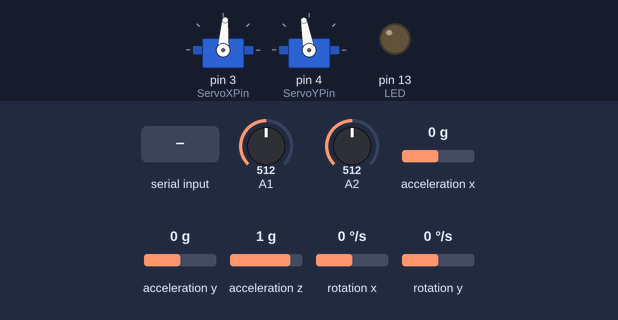
Bench run of a sketch on a simulated Arduino Uno, built with avr-gcc and run on an emulated ATmega328P. Parts: 2 × servo, output pins drawn as LEDs (lit = HIGH). Wiring (inferred from the names in the program): MPU-6050 motion sensor at I2C address 0x68. The test bench sets the inputs (shaded band); at power-on: A1 = 512, A2 = 512, acceleration x 0 g, acceleration y 0 g, acceleration z 1 g, rotation x 0 °/s, rotation y 0 °/s. What the sketch prints to the serial monitor is not drawn.

Above: at 0.1 s.
At 1.3 s:
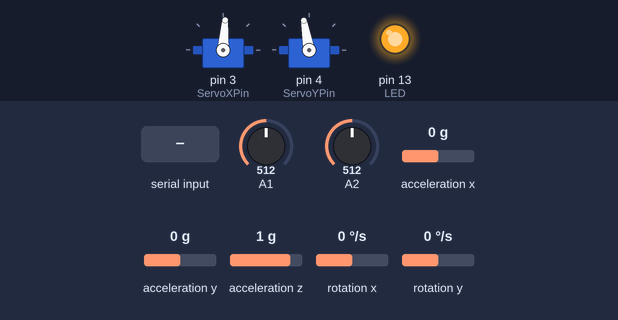
1.4 s: "@" received over Serial
Timing chart, 0 to 4.4 s (numbered marks = the images above; inputs shaded):
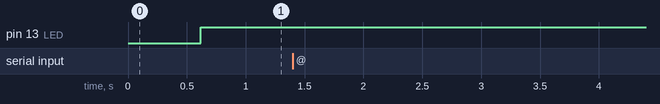

The sketch:

Arduino.ino
```cpp
#include <PID_v1.h>
#include <Wire.h>
#include <Servo.h>

#define ServoXPin 3
#define ServoYPin 4
#define LED 13

Servo ServoX;
Servo ServoY;

//int CenterX = 1432, CenterY = 1568;
int CenterX = 1432, CenterY = 1570;
int Interval = 20, Ts = 100;
int JoystickX, JoystickY;
int isStable = 0;

double InputX, OutputX, SetpointX;
double InputY, OutputY, SetpointY;

double KpX=0.822, KiX=0, KdX=0.552;
double KpY=0.822, KiY=0, KdY=0.552;

//PID myPIDX(&InputX, &OutputX, &SetpointX, KpX, KiX, KdX, P_ON_M, REVERSE);
//PID myPIDY(&InputY, &OutputY, &SetpointY, KpY, KiY, KdY, P_ON_M, DIRECT);
PID myPIDX(&InputX, &OutputX, &SetpointX, KpX, KiX, KdX, REVERSE);
PID myPIDY(&InputY, &OutputY, &SetpointY, KpY, KiY, KdY, DIRECT);

String inputString = "";

boolean isXManual = false;
boolean isYManual = false;

boolean stringComplete = false, changeConstant = false;

int16_t Acc_rawX, Acc_rawY, Acc_rawZ,Gyr_rawX, Gyr_rawY, Gyr_rawZ;

float Acceleration_angle[2], Gyro_angle[2], Total_angle[2];
float rad_to_deg = 180/3.141592654;

double elapsedTime, time, timePrev;

void setup()
{
  // I/O Config //
  pinMode(LED, OUTPUT);
  // MPU-6050 Config //
  Wire.begin();
  Wire.beginTransmission(0x68);
  Wire.write(0x6B);
  Wire.write(0);
  Wire.endTransmission(true);
  // Servos Config //
  ServoX.attach(ServoXPin);
  ServoY.attach(ServoYPin);
  ServoX.writeMicroseconds(CenterX);
  ServoY.writeMicroseconds(CenterY);
  // Serial Config //
  Serial.begin(115200);
  // PID's Config //
  myPIDX.SetMode(AUTOMATIC);
  myPIDY.SetMode(AUTOMATIC);
  myPIDX.SetOutputLimits(-Interval, Interval);
  myPIDY.SetOutputLimits(-Interval, Interval);
  myPIDX.SetSampleTime(Ts);
  myPIDY.SetSampleTime(Ts);
  // Data Config //
  inputString.reserve(500);

  delay(100);
}

void getData()
{
  int divA = inputString.indexOf('!');
  int divB = inputString.indexOf('#');
  int divC = inputString.indexOf('$');
  int divD = inputString.indexOf('%');
  int divE = inputString.indexOf('&');
  int divF = inputString.indexOf('[');
  int divG = inputString.indexOf(']');
  int divH = inputString.indexOf('{');
  int divI = inputString.indexOf('}');
  int len = inputString.length();
  String cpX = inputString.substring(0,divA);
  String cpY = inputString.substring(divA+1,divB);
  String spX = inputString.substring(divB+1,divC);
  String spY = inputString.substring(divC+1,divD);
  String kpx = inputString.substring(divD+1,divE);
  String kix = inputString.substring(divE+1,divF);
  String kdx = inputString.substring(divF+1,divG);
  String kpy = inputString.substring(divG+1,divH);
  String kiy = inputString.substring(divH+1,divI);
  String kdy = inputString.substring(divI+1,len-1);
  InputX = cpX.toDouble();
  InputY = cpY.toDouble();
  SetpointX = spX.toDouble();
  SetpointY = spY.toDouble();
  KpX = kpx.toDouble();
  KiX = kix.toDouble();
  KdX = kdx.toDouble();
  KpY = kpy.toDouble();
  KiY = kiy.toDouble();
  KdY = kdy.toDouble();
  stringComplete = false;
  inputString = "";
}

void sendData()
{
  Serial.print(Total_angle[0]);
  Serial.print(",");
  Serial.print(Total_angle[1] + 2);
  Serial.print(",");
  Serial.print(JoystickX);
  Serial.print(",");
  Serial.print(JoystickY);
  Serial.println(",");
}

void serialEvent()
{
  while(Serial.available())
  {
    char inChar = (char)Serial.read();
    inputString += inChar;
    if (inChar == '@')
    {
      stringComplete = true;
      changeConstant = false;
    }
    else if (inChar == '*')
    {
      stringComplete = true;
      changeConstant = true;
    }
  }
}

void stableCheck(double radius)
{
  double R = sqrt(sq(abs(InputX - SetpointX)) + sq(abs(InputY - SetpointY)));
  if (R <= radius)
  {
    if(isStable > 150)
    {
      OutputX = 0;
      OutputY = 0;
      ServoX.detach();
      ServoY.detach();
      digitalWrite(LED, HIGH);
    }
    else
    {
      isStable++;
    }
  }
  else
  {
    isStable = 0;
    ServoX.attach(ServoXPin);
    ServoY.attach(ServoYPin);
    digitalWrite(LED, LOW);
  }
}

void processAccData()
{
  Acceleration_angle[0] = atan((Acc_rawY/16384.0)/sqrt(pow((Acc_rawX/16384.0),2) + pow((Acc_rawZ/16384.0),2)))*rad_to_deg;
  Acceleration_angle[1] = atan(-1*(Acc_rawX/16384.0)/sqrt(pow((Acc_rawY/16384.0),2) + pow((Acc_rawZ/16384.0),2)))*rad_to_deg;
}

void recordAccReg()
{
  Wire.beginTransmission(0x68);
  Wire.write(0x3B); //Ask for the 0x3B register- correspond to AcX
  Wire.endTransmission(false);
  Wire.requestFrom(0x68,6,true);

  Acc_rawX=Wire.read()<<8|Wire.read(); //each value needs two registres
  Acc_rawY=Wire.read()<<8|Wire.read();
  Acc_rawZ=Wire.read()<<8|Wire.read();
  processAccData();
}

void processGyroData()
{
  Gyro_angle[0] = Gyr_rawX/131.0;
  Gyro_angle[1] = Gyr_rawY/131.0;
}

void recordGyroReg()
{
  Wire.beginTransmission(0x68);
  Wire.write(0x43); //Gyro data first adress
  Wire.endTransmission(false);
  Wire.requestFrom(0x68,4,true); //Just 4 registers

  Gyr_rawX=Wire.read()<<8|Wire.read(); //Once again we shif and sum
  Gyr_rawY=Wire.read()<<8|Wire.read();
  processGyroData();
}

void totalAngle()
{
  Total_angle[0] = 0.98 *(Total_angle[0] + Gyro_angle[0]*elapsedTime) + 0.02*Acceleration_angle[0];
  Total_angle[1] = 0.98 *(Total_angle[1] + Gyro_angle[1]*elapsedTime) + 0.02*Acceleration_angle[1];
}

void processJoystickData()
{
  int AnalogX = map(analogRead(A1), 20, 1000, -200, 200);
  int AnalogY = map(analogRead(A2), 20, 1000, 200, -200);
  if (AnalogX < 0)
  {
    JoystickX = JoystickX + (int)((AnalogX/100)%-10);
    JoystickX = constrain(JoystickX, -200, 200);
  }
  else
  {
    JoystickX = JoystickX + (int)((AnalogX/100)%10);
    JoystickX = constrain(JoystickX, -200, 200);
  }
  if (AnalogY < 0)
  {
    JoystickY = JoystickY + (int)((AnalogY/100)%-10);
    JoystickY = constrain(JoystickY, -200, 200);
  }
  else
  {
    JoystickY = JoystickY + (int)((AnalogY/100)%10);
    JoystickY = constrain(JoystickY, -200, 200);
  }
}

double degToPWM(double deg)
{
    return(deg * 5.555);
}

void loop()
{
  timePrev = time;
  time = millis();
  elapsedTime = (time - timePrev) / 1000;

  recordAccReg();
  processAccData();
  recordGyroReg();
  processGyroData();
  processJoystickData();
  totalAngle();

  stableCheck(1.00);

  myPIDX.Compute();
  myPIDY.Compute();

  ServoX.writeMicroseconds(CenterX + degToPWM(OutputX));
  ServoY.writeMicroseconds(CenterY + degToPWM(OutputY));

  if (stringComplete)
  {
    getData();
    if (changeConstant)
    {
      myPIDX.SetTunings(KpX, KiX, KdX);
      myPIDY.SetTunings(KpY, KiY, KdY);
      changeConstant = false;
    }
    sendData();
  }
}
```

Measured:
- after the input at 1.4 s, every drawn part: stays the same
